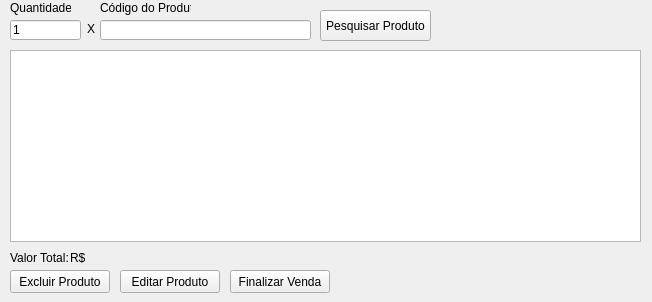
<?xml version="1.0" encoding="UTF-8"?>
<ui version="4.0">
 <class>fm_novavenda</class>
 <widget class="QDialog" name="fm_novavenda">
  <property name="geometry">
   <rect>
    <x>0</x>
    <y>0</y>
    <width>652</width>
    <height>302</height>
   </rect>
  </property>
  <property name="windowTitle">
   <string>Dialog</string>
  </property>
  <widget class="QLineEdit" name="txt_qtde">
   <property name="geometry">
    <rect>
     <x>10</x>
     <y>20</y>
     <width>71</width>
     <height>20</height>
    </rect>
   </property>
   <property name="text">
    <string>1</string>
   </property>
  </widget>
  <widget class="QLineEdit" name="txt_codproduto">
   <property name="geometry">
    <rect>
     <x>100</x>
     <y>20</y>
     <width>211</width>
     <height>20</height>
    </rect>
   </property>
  </widget>
  <widget class="QTableWidget" name="tw_listaprodutos">
   <property name="geometry">
    <rect>
     <x>10</x>
     <y>50</y>
     <width>631</width>
     <height>192</height>
    </rect>
   </property>
  </widget>
  <widget class="QLabel" name="label">
   <property name="geometry">
    <rect>
     <x>10</x>
     <y>0</y>
     <width>61</width>
     <height>16</height>
    </rect>
   </property>
   <property name="text">
    <string>Quantidade</string>
   </property>
  </widget>
  <widget class="QLabel" name="label_2">
   <property name="geometry">
    <rect>
     <x>87</x>
     <y>21</y>
     <width>16</width>
     <height>16</height>
    </rect>
   </property>
   <property name="text">
    <string>X</string>
   </property>
  </widget>
  <widget class="QLabel" name="label_3">
   <property name="geometry">
    <rect>
     <x>100</x>
     <y>0</y>
     <width>91</width>
     <height>16</height>
    </rect>
   </property>
   <property name="text">
    <string>Código do Produto</string>
   </property>
  </widget>
  <widget class="QLabel" name="label_4">
   <property name="geometry">
    <rect>
     <x>10</x>
     <y>250</y>
     <width>61</width>
     <height>16</height>
    </rect>
   </property>
   <property name="text">
    <string>Valor Total:</string>
   </property>
  </widget>
  <widget class="QLabel" name="lb_totalvenda">
   <property name="geometry">
    <rect>
     <x>70</x>
     <y>250</y>
     <width>91</width>
     <height>16</height>
    </rect>
   </property>
   <property name="text">
    <string>R$</string>
   </property>
  </widget>
  <widget class="QPushButton" name="btn_excluirproduto">
   <property name="geometry">
    <rect>
     <x>10</x>
     <y>270</y>
     <width>100</width>
     <height>23</height>
    </rect>
   </property>
   <property name="text">
    <string>Excluir Produto</string>
   </property>
   <property name="autoDefault">
    <bool>false</bool>
   </property>
  </widget>
  <widget class="QPushButton" name="btn_editarproduto">
   <property name="geometry">
    <rect>
     <x>120</x>
     <y>270</y>
     <width>100</width>
     <height>23</height>
    </rect>
   </property>
   <property name="text">
    <string>Editar Produto</string>
   </property>
   <property name="autoDefault">
    <bool>false</bool>
   </property>
  </widget>
  <widget class="QPushButton" name="btn_finalizarvenda">
   <property name="geometry">
    <rect>
     <x>230</x>
     <y>270</y>
     <width>100</width>
     <height>23</height>
    </rect>
   </property>
   <property name="text">
    <string>Finalizar Venda</string>
   </property>
   <property name="autoDefault">
    <bool>false</bool>
   </property>
  </widget>
  <widget class="QPushButton" name="pushButton_4">
   <property name="geometry">
    <rect>
     <x>320</x>
     <y>10</y>
     <width>111</width>
     <height>31</height>
    </rect>
   </property>
   <property name="text">
    <string>Pesquisar Produto</string>
   </property>
   <property name="autoDefault">
    <bool>false</bool>
   </property>
  </widget>
 </widget>
 <resources/>
 <connections/>
</ui>
